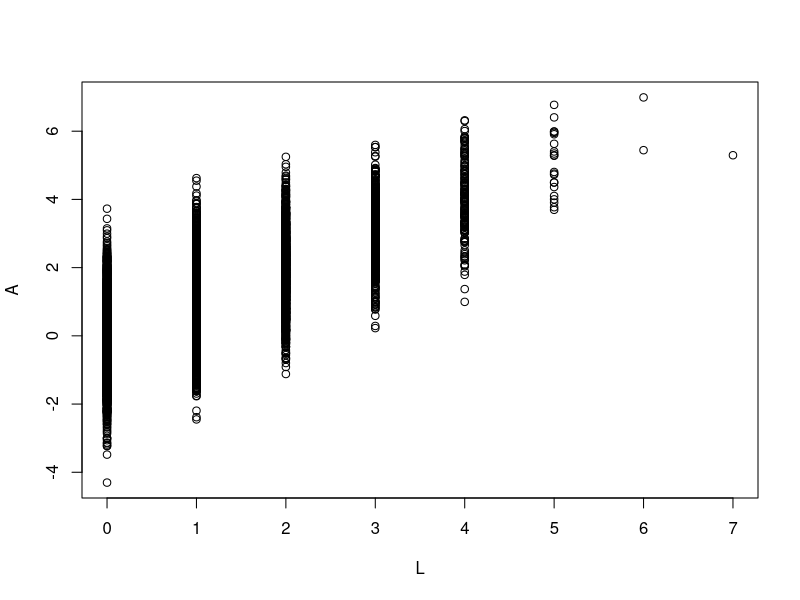
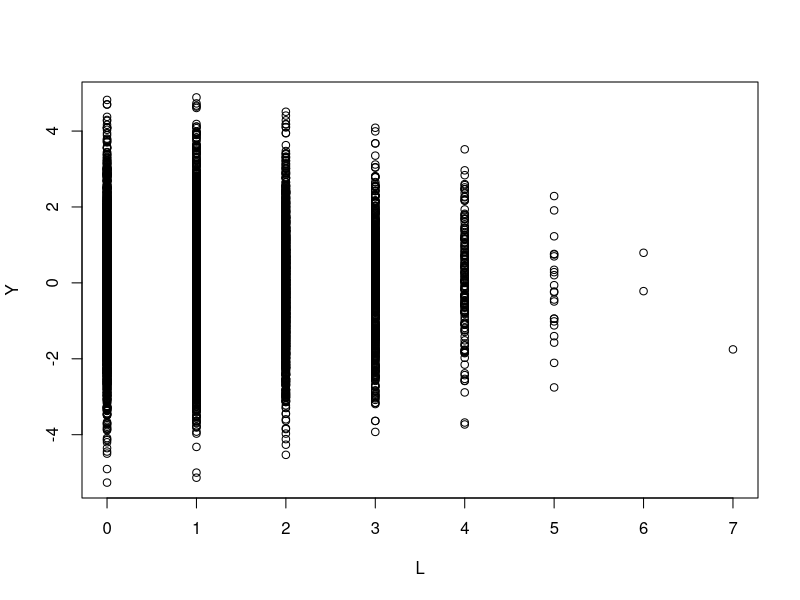
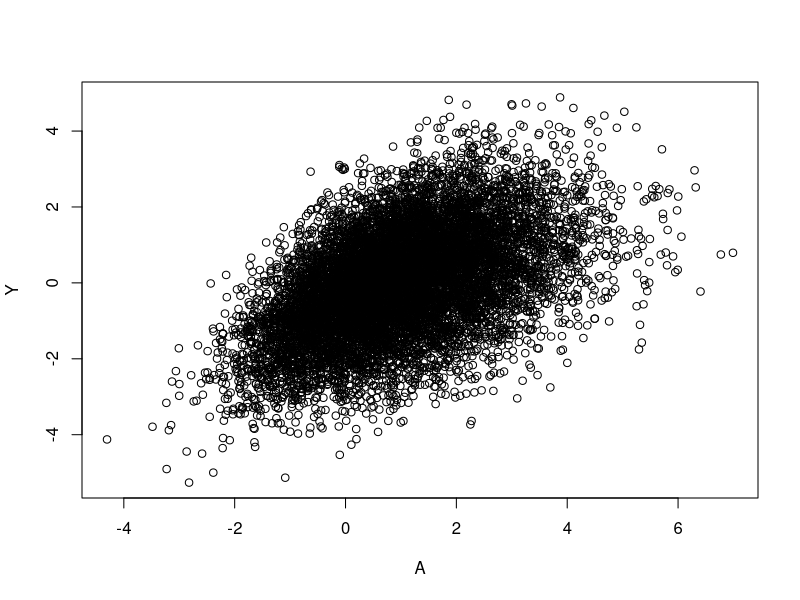
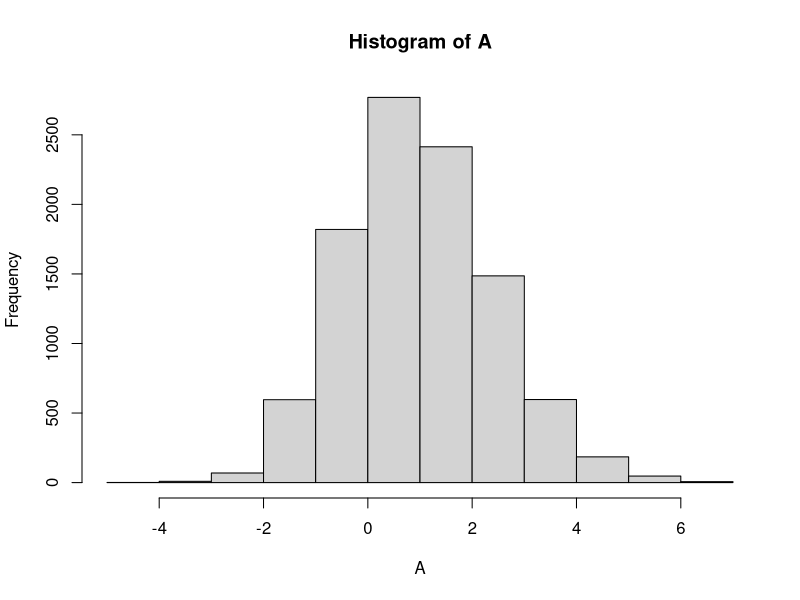
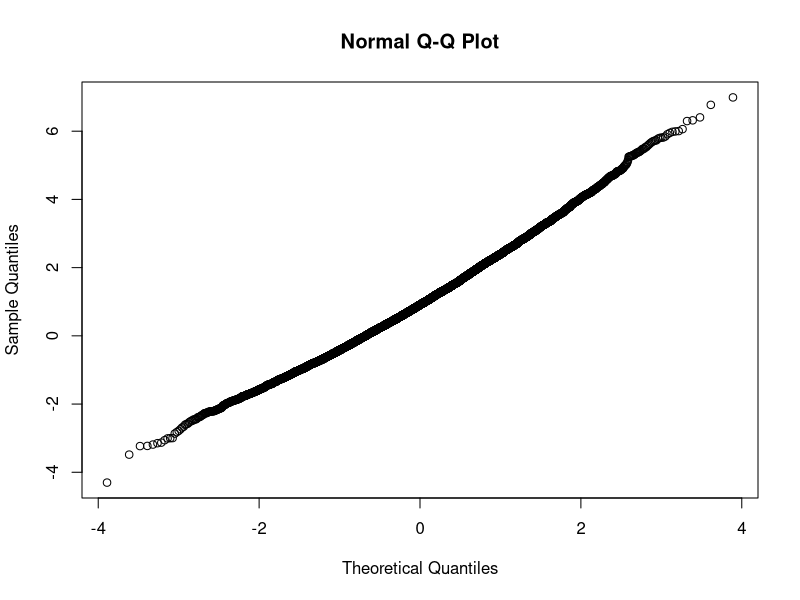

Write R code to recreate these figures, in order. (Note: this script raises an error after producing the figures.)
# parameters --------------------------------------------------------------

seed <- 1
n <- 10000                              # sample size
gg <- c(0, 1, -1)                       # Y|A,L parameters
coef.a.l <- c(0, 1)                # coefficients for A|L
var.a.l <- 1                       # variance of A|L

# simulate data -----------------------------------------------------------

set.seed(seed)                                 # for reproducibility
L <- rpois(n, 1)#rnorm(n, mean = 0, sd = 1)                # confounder
A_mean <- cbind(1, L) %*% coef.a.l
A <- rnorm(n, mean = A_mean, sd = 1)           # exposure
Y_mean <- cbind(1, A, L) %*% gg
Y <- rnorm(n, 0, 1) + Y_mean                   # outcome Y
dat0 <- data.frame(Y, A, L)                    # oracle data

# inspect data ------------------------------------------------------------

plot(L, A)
plot(L, Y)
plot(A, Y)
hist(A)
qqnorm(y = A)

# estimate MSM parameters -------------------------------------------------

wts.num <- dnorm(A, mean = mean(A), sd = sd(A))
wts.denom <- dnorm(A, mean = A_mean, sd = 1)
wts <- wts.num / wts.denom

res.OI <- lm(Y ~ A,
             dat0,
             weights = wts)

res.OI$coefficients

res.OI2 <- fit.ipw(
  data = dat0,
  args = list(formula = "~A",
              ps.formula = "~L",
              inv.link = inv.ident,
              d.inv.link = d.inv.ident))

# Fit using g-formula -----------------------------------------------------
args <- list(formula = "~A1 + A2 + L",
             inv.link = inv.ident,
             d.inv.link = d.inv.ident)

res.OG <- fit.gfmla(
  data = dat0,
  a = matrix(c(0, 0,
               0, 1,
               1, 0),
             nrow = 3, ncol = 2,
             byrow = T),
  args = args, return.var = F, return.bcvar = F
)

res.OG$est







